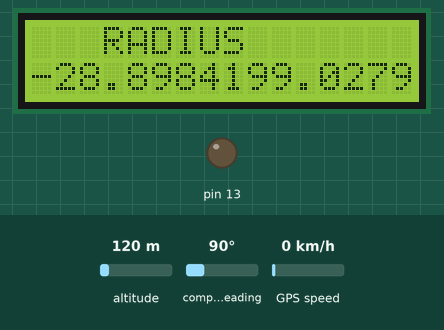
Bench run of a sketch on a simulated Arduino Uno, built with avr-gcc and run on an emulated ATmega328P. Shown: 16×2 character LCD, output pins drawn as LEDs (lit = HIGH). Inputs (shaded band) come from the test bench; at power-on: altitude 120 m, compass heading 90°, GPS speed 0 km/h. The GPS gets a fix after 3 s at 37.7749, -122.4194 with 8 satellites; what the sketch prints to the serial monitor is not drawn.

Above: at 5.2 s.
At 31.9 s:
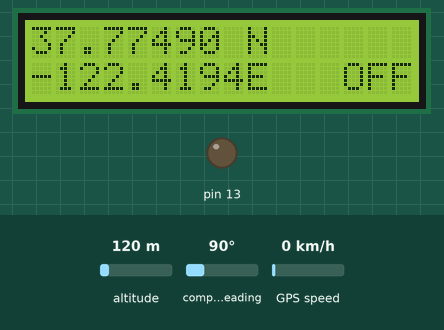

The sketch:

gps.ino
```cpp
#include <TinyGPS++.h>
#include <LiquidCrystal.h>
#include <TimeLib.h>
TinyGPSPlus gps;


float user_defined_Latitude[] ={10,30,50,70};
float user_defined_Longitude[] ={20,40,60,80};
int lat_size = sizeof(user_defined_Latitude) / sizeof(user_defined_Latitude[0]);
int lng_size = sizeof(user_defined_Longitude) / sizeof(user_defined_Longitude[0]);
#define user_defined_Lat    8.87648
#define user_defined_Lang   76.60848
#define user_defined_radius 0.002
LiquidCrystal lcd(12, 11, 5, 4, 3, 2);
void setup()
{
  Serial.begin(9600);
  lcd.begin(16, 2);
  pinMode(13, OUTPUT);
}

void loop()
{
  while (Serial.available() > 0)
  {
    if (gps.encode(Serial.read()))
    {
      bool status = alarmState();
      if (status == true)
      {
        TurnOnAlarm();


      }
      else
      {
        TurnOffAlarm();


      }
    }


  }

}
bool alarmState()
{
  if (gps.location.isValid())
  {
    double lat, lng, latOffset, lngOffset;
     double latOffset0, lngOffset0;
     double latOffset1, lngOffset1;

      double latOffset2, lngOffset2;//repeat


    double latitudeoffset, longitudeoffset;

    lat = gps.location.lat();
    lng = gps.location.lng();


    Serial.print(F("Location: "));
    Serial.print(lat, 5);
    Serial.print(F(","));
    Serial.print(lng, 5);
    lcd.setCursor(0, 0);
    lcd.print(lat, 5);
    lcd.setCursor(9, 0);
    lcd.print("N");
    lcd.setCursor(0, 1);
    lcd.print(lng, 5);
    lcd.setCursor(9, 1);
    lcd.print("E");

    latOffset = user_defined_Lat - lat;
    lngOffset = user_defined_Lang - lng;
    latOffset0 = 8.86500 - lat;
    lngOffset0 = 76.61396 - lng;
    latOffset1 = 8.86474 - lat;
    lngOffset1 = 76.62196 - lng;
     latOffset2 = 8.86474 - lat;//repeat
    lngOffset2 = 76.62196 - lng;//repeat


delay(2000);
    lcd.clear();
    lcd.setCursor(3, 0);
    lcd.print("RADIUS");
     lcd.setCursor(0, 1);
    lcd.print(latOffset, 4);
    lcd.setCursor(8, 1);
    lcd.print(lngOffset, 4);
    delay(2000);
    lcd.clear();


  for (byte i = 0; i < lat_size; i = i + 1) {
  double latitudeoffset[] = {user_defined_Latitude[i]-lat};


Serial.print("latoffset");
//Serial.println(latitudeoffset[i], 5);


}

  for (byte j = 0; j < lng_size; j = j + 1) {
 double longitudeoffset[] = {user_defined_Longitude[j]-lng};


Serial.print("lngoffset");
//Serial.println(longitudeoffset[j], 5);

}

  for (byte k = 0; k < lng_size; k = k + 1) {
 double radius[] = {user_defined_radius};


Serial.print("radius");
Serial.println(radius[k], 5);

}
/*

for(double i = 0; i < lng_size; i++){
  if (latitudeoffset[i].equals(user_defined_radius)){
     return true;}
}

*/


    if( ((latOffset <= user_defined_radius) && (latOffset >= (user_defined_radius * -1))) && ((lngOffset <= user_defined_radius) && (lngOffset >= (user_defined_radius * -1))) )
    {
      return true;
    }
    else if( ((latOffset0 <= user_defined_radius) && (latOffset0 >= (user_defined_radius * -1))) && ((lngOffset0 <= user_defined_radius) && (lngOffset0 >= (user_defined_radius * -1))) )
    {
      return true;
      }

else if( ((latOffset1 <= user_defined_radius) && (latOffset1 >= (user_defined_radius * -1))) && ((lngOffset1 <= user_defined_radius) && (lngOffset1 >= (user_defined_radius * -1))) )
    {
      return true;
      }


      else if( ((latOffset2 <= user_defined_radius) && (latOffset2 >= (user_defined_radius * -1))) && ((lngOffset2 <= user_defined_radius) && (lngOffset2 >= (user_defined_radius * -1))) )
    {
      return true;
      } //repeat


  }


  else
  {
    //Serial.print(F("Error in getting GPS coordinates, Please check hardware connection."));
    display_time();
    lcd.setCursor(0, 0);
    lcd.print("GPS ERROR");

  }
  return false;


}


void TurnOnAlarm()
{
  lcd.setCursor(13, 1);
  lcd.print("ON " );
  Serial.println("");
  digitalWrite(13, HIGH);


}


void TurnOffAlarm()

{


  //Serial.println(" \t Turning OFF the alarm");
  digitalWrite(13, LOW);
lcd.setCursor(13, 1);
  lcd.print("OFF " );

}


byte last_second;
char Time[]  = "TIME:00:00:00";


void display_time(){
       if (gps.time.isValid()) {
        Time[5]  = gps.time.hour()   / 10 + 48;
        Time[6]  = gps.time.hour()   % 10 + 48;
        Time[8]  = gps.time.minute() / 10 + 48;
        Time[9]  = gps.time.minute() % 10 + 48;
        Time[11] = gps.time.second() / 10 + 48;
        Time[12] = gps.time.second() % 10 + 48;


 if(last_second != gps.time.second()) {
        last_second = gps.time.second();
        lcd.setCursor(0, 1);
        lcd.print("WARM");

      }


}

 else{
  lcd.setCursor(0, 1);
    lcd.print(F("COLD"));

  }


}
```

Measured:
- what the display in image 0 shows lasts 2.0 s, from 5.1 s to 7.1 s
